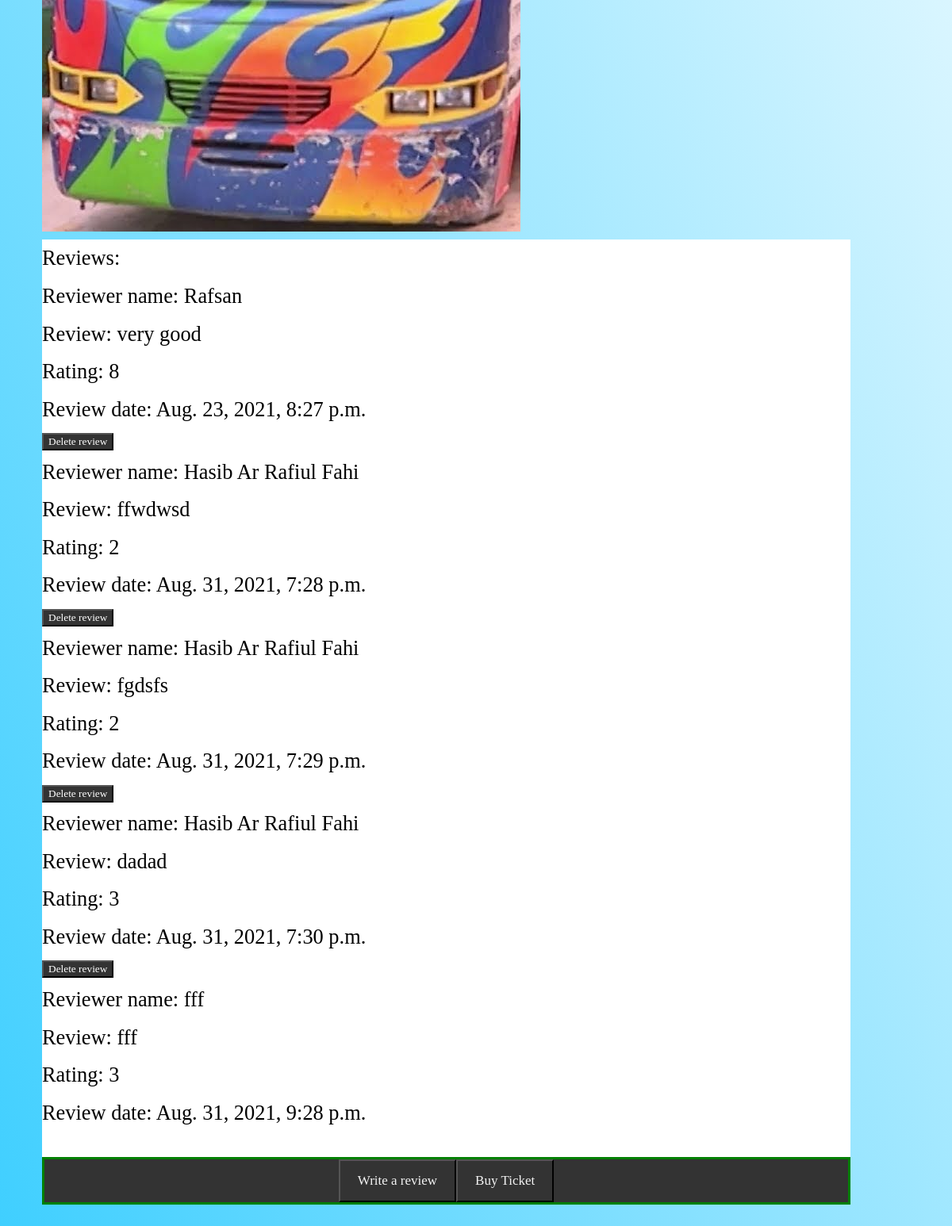
The app's page /main/bolaka/ (signed in, lower part), older data.
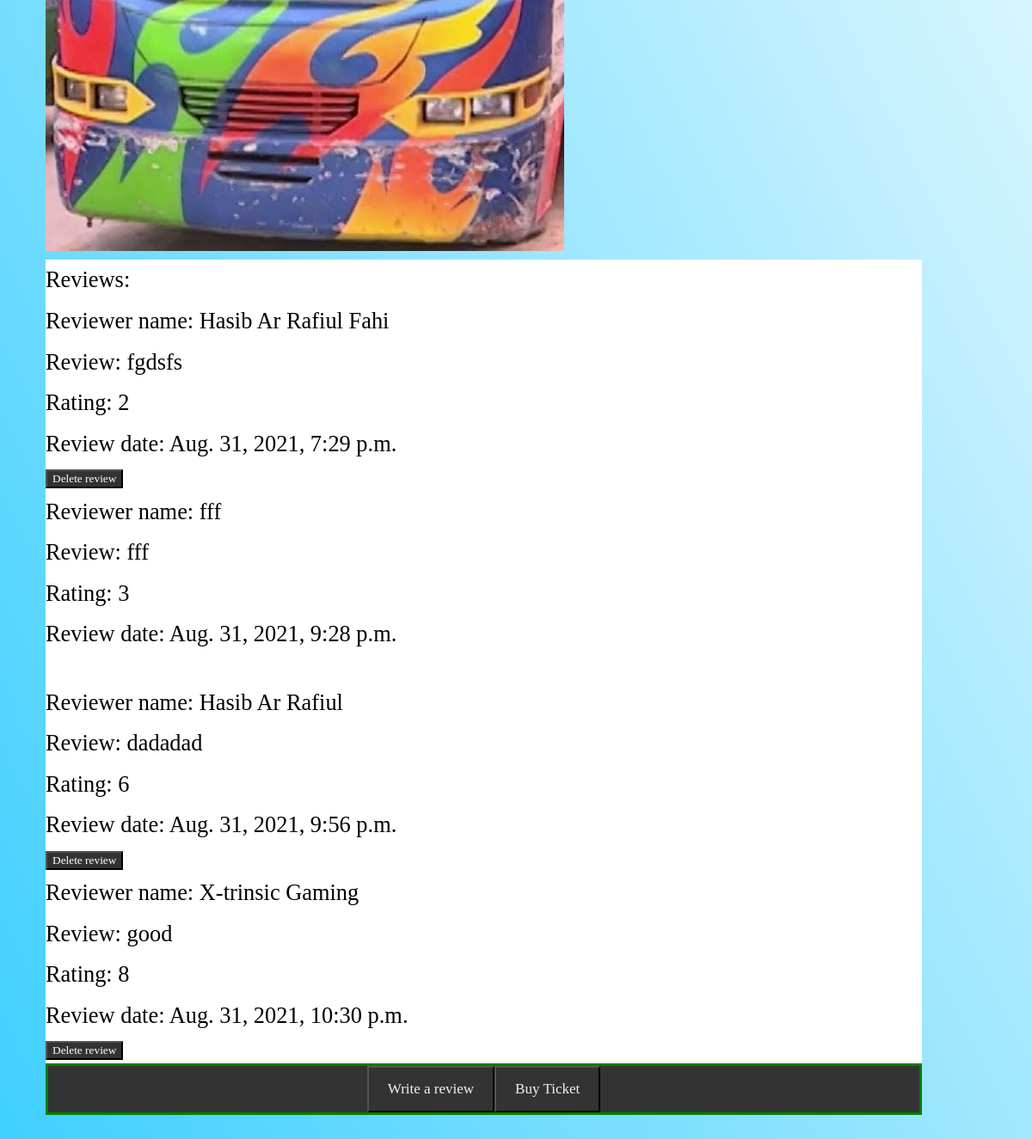
The same page, newer data.
### main/models.py (models this page shows)
class balaka(models.Model):
    name = models.CharField(max_length=20)
    date = models.DateTimeField(auto_now_add=True)
    text = models.TextField(max_length=3000, blank=True)
    rate = models.PositiveSmallIntegerField(choices=RATE_CHOICES, null=True)
    likes = models.PositiveIntegerField(default=0)
    unlikes = models.PositiveIntegerField(default=0)
    user = models.ForeignKey(User, default=None, on_delete=models.DO_NOTHING)

### main/views.py (the view)
@login_required(login_url="/account/login/")
def bolaka(request):
    Balaka = balaka.objects.all().order_by('date')
    return render(request, 'main/bolaka.html', {'Balaka': Balaka})

### main/templates/main/bolaka.html (shortened to what this page needs)
{% extends 'base_layout.html' %}
{% block content %}
	<section class="tm-section tm-section-1">
                <div class="tm-textbox tm-textbox-2 tm-bg-dark">
				  <img src="/static/balaka.png">
                    <br>
                    <div style="background-color:white;">
                        <h1>Reviews: </h1>
                        {% for Balaka in Balaka %}
                            <div>
                                <h2>Reviewer name: {{ Balaka.name }}</h2>
                                <h2>Review: {{ Balaka.text }}</h2>
                                <h2>Rating: {{Balaka.rate }}</h2>
                                <h2>Review date: {{ Balaka.date }}</h2>
                                {% ifequal user Balaka.user %}
                                <button type="submit" ><a href="{% url 'articles:deletebalaka' Balaka.id %}">Delete review</a></button>
                                {% endifequal %}
                                <br>
                            </div>
                        {% endfor %}
                    </div>
				  <div class="topnav">
                      <div class="centerb">
                            <button type="submit"><a href="{% url 'articles:bolakareview' %}">Write a review</a></button>
                            <button type="submit"><a href="{% url 'articles:ticket_page' %}">Buy Ticket</a></button>
                        </div>
                  </div>
                </div>
              </section>
{% endblock %}

Row changes from the older to the newer data that the page shows:
removed balaka: name "Rafsan", text "very good", rate "8", date "Aug. 23, 2021, 8:27 p.m."
removed balaka: name "Hasib Ar Rafiul Fahi", text "ffwdwsd", rate "2", date "Aug. 31, 2021, 7:28 p.m."
removed balaka: name "Hasib Ar Rafiul Fahi", text "dadad", rate "3", date "Aug. 31, 2021, 7:30 p.m."
added balaka: name "Hasib Ar Rafiul", text "dadadad", rate "6", date "Aug. 31, 2021, 9:56 p.m."
added balaka: name "X-trinsic Gaming", text "good", rate "8", date "Aug. 31, 2021, 10:30 p.m."
